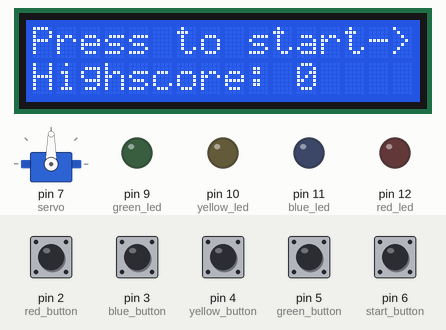
Simulated run of this sketch. Board: Arduino Uno, built with avr-gcc and run on an emulated ATmega328P. Parts: 16×2 character LCD, servo, output pins drawn as LEDs (lit = HIGH). Dashed ring = blinking. The test bench sets the inputs (shaded band); at power-on: pin 2 (red_button), pin 3 (blue_button), pin 4 (yellow_button), pin 5 (green_button), pin 6 (start_button) HIGH. Random numbers use the default seed unless the sketch sets one.

Above: at 1.2 s.
1.3 s: pin 6 (start_button) pulled LOW for 0.25 s
At 7.0 s:
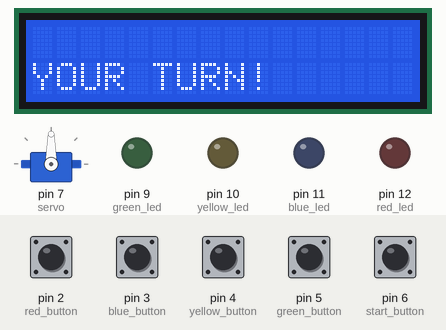
7.5 s: pin 2 (red_button) pulsed LOW 5 times (0.12 s each, 0.3 s apart)
At 10.1 s:
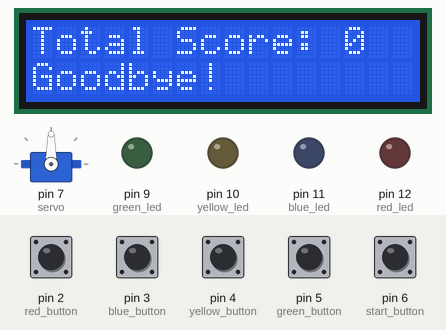
12.0 s: pin 6 (start_button) pulled LOW for 1 s
At 13.9 s:
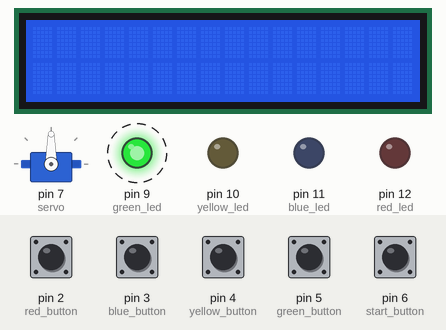
Timing chart, 0 to 18.5 s (numbered marks = the images above; inputs shaded):
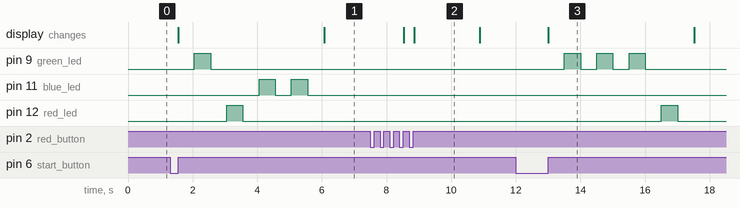

Measured:
- after the input at 1.3 s, pin 9 (green_led): LOW → HIGH after 0.76 s, → LOW 0.50 s later; pin 11 (blue_led): alternates HIGH for 0.50 s and LOW for 0.50 s, 4 changes in all, then stays LOW, starting after 2.8 s; pin 12 (red_led): LOW → HIGH after 1.8 s, → LOW 0.50 s later; the display: first changes after 0.26 s (image 1 shows a later state)
- after the input at 7.5 s, the display: first changes after 1.0 s (image 2 shows a later state)
- after the input at 12.0 s, pin 9 (green_led): alternates HIGH for 0.50 s and LOW for 0.50 s, 6 changes in all, then stays LOW, starting after 1.5 s; pin 12 (red_led): LOW → HIGH after 4.5 s, → LOW 0.50 s later; the display: changes after 1.0 s (image 3)
- what the display in image 2 shows lasts 2.0 s, from 8.9 s to 10.9 s

The sketch:

Memory_Game.ino
```cpp
#include <LiquidCrystal_I2C.h>
#include <Servo.h>

// LCD
LiquidCrystal_I2C lcd(0x27, 16, 2);

int correct = 0;

// Buttons
const int red_button = 2;
const int blue_button = 3;
const int yellow_button = 4;
const int green_button = 5;
const int start_button = 6;

bool pressed = false;

// LEDs
const int red_led = 12;
const int blue_led = 11;
const int yellow_led = 10;
const int green_led = 9;

// Servo motor
Servo servo;
int pos = 90;

// Game state variables
int start = false;
int presses[4];
int button_count = 0;
int games = 0;
int speed = 500; // speed of LED blinking
int playing = false;

int highscore = 0;


void setup() {
  Serial.begin(9600);
  randomSeed(analogRead(0));

  // LCD
  lcd.init();
  lcd.backlight();

  // Buttons
  pinMode(red_button, INPUT_PULLUP);
  pinMode(blue_button, INPUT_PULLUP);
  pinMode(yellow_button, INPUT_PULLUP);
  pinMode(green_button, INPUT_PULLUP);

  pinMode(start_button, INPUT_PULLUP);

  // LEDs
  pinMode(red_led, OUTPUT);
  pinMode(blue_led, OUTPUT);
  pinMode(yellow_led, OUTPUT);
  pinMode(green_led, OUTPUT);

  // Servo Motor
  servo.attach(7); // digital pin 7

}

void loop() {
  lcd.setCursor(0, 0);
  lcd.print("Press to start->");
  lcd.setCursor(0, 1);
  lcd.print("Highscore: ");
  lcd.print(highscore);
  lcd.setCursor(0, 0);
  while (!start) {
    delay(200);
    if (read_start_button(start_button)) {
      start = true;
        games = 0;    // Reset game count
      correct = 0;  // Reset score
      speed = 500;  // Reset speed
        playing = true;
        lcd.clear();
        delay(500);
    }
  }


  while (playing && start) {
    button_count = 0;

    // Pattern for LED blinking
    int pattern[4] = {random(9, 13), random(9, 13), random(9, 13), random(9, 13)};

    // Four blinks
    for (int i = 0; i < 4; i++) {
      digitalWrite(pattern[i], HIGH);
      delay(speed);
      digitalWrite(pattern[i], LOW);
      delay(speed);
    }

    lcd.clear();
    lcd.setCursor(0, 1);
    lcd.print("YOUR TURN!");
    lcd.setCursor(0, 0);

    delay(200); // make sure the player isn't holding a button down

    // Read buttons until player presses 4 buttons
    while(button_count < 4) {
      read_button(red_button);
      read_button(blue_button);
      read_button(yellow_button);
      read_button(green_button);
    }

    // Was the combination correct?
    if (arraysEqual(pattern, presses)) {
      lcd.print("Yes, you got it!");
      correct += 1;
      delay(500);
      lcd.clear();
      games += 1;
      speed -= 50;
      if (speed < 300) {
        speed = 500;
      }
      delay(1000);
    }
    else {
      lcd.print("Sorry, that's wrong!");
      delay(300);
      lcd.clear();
      playing = false;
    }

  }

  if (!playing) {
    if (correct > highscore) {

      for (int i = 90; i >= 0; i-=5) {
        pos -= 5;
        servo.write(pos);
        delay(7);
      }
      delay(3000);
      for (int i = 0; i <= 90; i+=5) {
        pos += 5;
        servo.write(pos);
        delay(7);
      }

      lcd.setCursor(0, 0);
      lcd.print("You beat the");
      lcd.setCursor(0, 1);
      lcd.print("highscore!");
      highscore = correct;
      delay(500);
      lcd.clear();
    }
    lcd.setCursor(0, 0);
    lcd.print("Total Score: ");
    lcd.print(correct);
    lcd.setCursor(0, 1);
    lcd.print("Goodbye!");
    delay(2000);

    start = false;
  }

}

void read_button(int button) {
  bool currentState = digitalRead(button);

  if (currentState == pressed && button_count < 4) {
    delay(50);
    while(digitalRead(button) == pressed) {
      delay(10);
    }
    appendElement(button);
  }
}

bool read_start_button(int button) {
  bool currentState = digitalRead(button);

  if (currentState == pressed) {
    delay(50);
    while(digitalRead(button) == pressed) {
      delay(10);
    }
    return true;
  }
  return false;
}

void appendElement(int button) {
  int match = map(button, 5, 2, 9, 12);
  presses[button_count] = match;
  button_count += 1;
}

bool arraysEqual(int array1[], int array2[]) {
  for (int i = 0; i < 4; i++) {
    if (array1[i] != array2[i]) {
      return false;
    }
  }
  return true;
}
```
